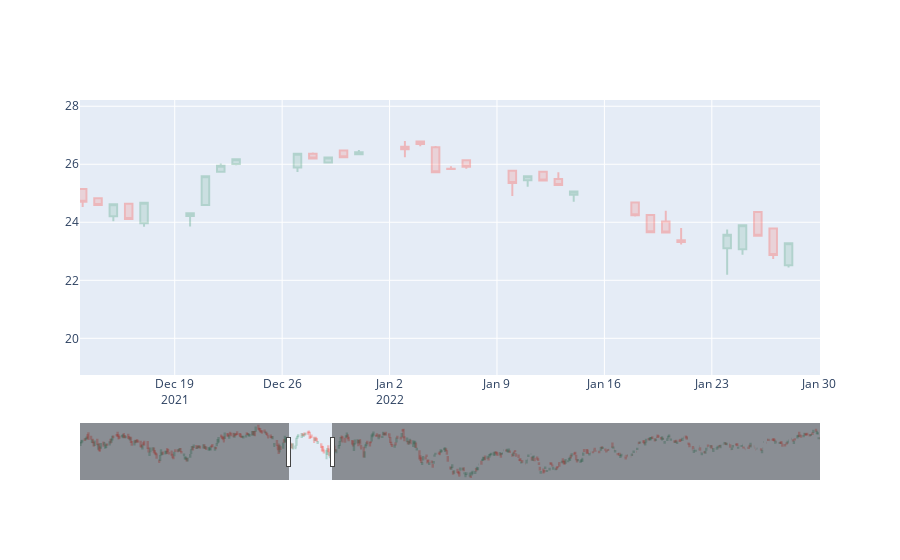

Notebook source saved alongside this figure:
### Code cell
### Candle Plot
BEDZ = stocks_hist_date.loc[stocks_hist_date["Stock"] == "BEDZ"]
fig2 = go.Figure(data=[go.Candlestick(x=BEDZ['Date'],
                open=BEDZ['Open'],
                high=BEDZ['High'],
                low=BEDZ['Low'],
                close=BEDZ['Close'])],
                layout=go.Layout(autosize=True, height=700))

fig2.show()

### Figure 1 — Plotly figure (JSON) as saved in the notebook; plotly's stock layout.template omitted (floating-point values rounded to 4 significant figures; data arrays with more than 128 entries replaced by an {"elided": "..."} marker saying what was removed)
{"data": [{"close": {"elided": "577 float values"}, "high": {"elided": "577 float values"}, "low": {"elided": "577 float values"}, "open": {"elided": "577 float values"}, "selectedpoints": [173, 174, 175, 176, 177, 178, 179, 180, 181, 182, 183, 184, 185, 186, 187, 188, 189, 190, 191, 192, 193, 194, 195, 196, 197, 198, 199, 200, 201, 202, 203, 204, 205, 206, 207, 208, 209, 210, 211, 212, 213, 214, 215, 216, 217, 218, 219, 220, 221, 222, 223, 224, 225, 226, 227, 228, 229, 230, 231, 232, 233, 234, 235], "type": "candlestick", "x": {"elided": "577 str values"}}], "layout": {"autosize": true, "dragmode": "zoom", "xaxis": {"autorange": false, "range": ["2021-12-12 19:50:21.2256", "2022-01-30 01:11:42.5411"], "rangeslider": {"autorange": true, "range": ["2021-04-20 12:00", "2023-08-04 12:00"], "yaxis": {"_template": null, "rangemode": "match"}}, "type": "date"}, "yaxis": {"autorange": true, "range": [18.74, 28.22]}}}
